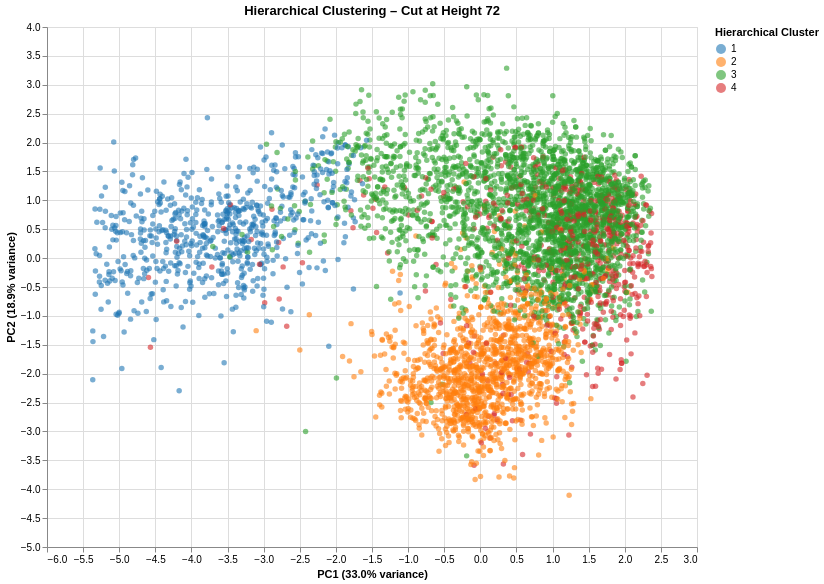

Notebook code for this chart:
### Code cell
# trimming extreme PCA outliers for visualization only
lower_q = X_pca_df["PC1"].quantile(0.01)
upper_q = X_pca_df["PC1"].quantile(0.99)

plot_df_height_72 = X_pca_df.copy()
plot_df_height_72["h_cluster"] = pd.Series(
    clusters_at_72, index=X_pca_df.index
).astype(str)

plot_df_height_72_trim = plot_df_height_72[
    (plot_df_height_72["PC1"] >= lower_q) &
    (plot_df_height_72["PC1"] <= upper_q)
].copy()

chart_height_72 = alt.Chart(plot_df_height_72_trim).mark_circle(size=30, opacity=0.6).encode(
    x=alt.X("PC1:Q", title=f"PC1 ({variance_explained[0]:.1%} variance)"),
    y=alt.Y("PC2:Q", title=f"PC2 ({variance_explained[1]:.1%} variance)"),
    color=alt.Color("h_cluster:N", title="Hierarchical Cluster", scale=alt.Scale(scheme="category10")),
    tooltip=["PC1:Q", "PC2:Q", "h_cluster:N"]
).properties(
    title="Hierarchical Clustering – Cut at Height 72",
    width=650,
    height=520
)

chart_height_72

### Figure 1 — Vega-Lite specification as saved in the notebook (floating-point values rounded to 4 significant figures; data arrays with more than 128 entries replaced by an {"elided": "..."} marker saying what was removed)
{"config": {"view": {"continuousWidth": 300, "continuousHeight": 300}}, "data": {"name": "data-740eb50b1ff5f96dbc221101543835fd"}, "mark": {"type": "circle", "opacity": 0.6, "size": 30}, "encoding": {"color": {"field": "h_cluster", "scale": {"scheme": "category10"}, "title": "Hierarchical Cluster", "type": "nominal"}, "tooltip": [{"field": "PC1", "type": "quantitative"}, {"field": "PC2", "type": "quantitative"}, {"field": "h_cluster", "type": "nominal"}], "x": {"field": "PC1", "title": "PC1 (33.0% variance)", "type": "quantitative"}, "y": {"field": "PC2", "title": "PC2 (18.9% variance)", "type": "quantitative"}}, "height": 520, "title": "Hierarchical Clustering – Cut at Height 72", "width": 650, "$schema": "https://vega.github.io/schema/vega-lite/v6.1.0.json", "datasets": {"data-740eb50b1ff5f96dbc221101543835fd": {"elided": "5129 records"}}}
